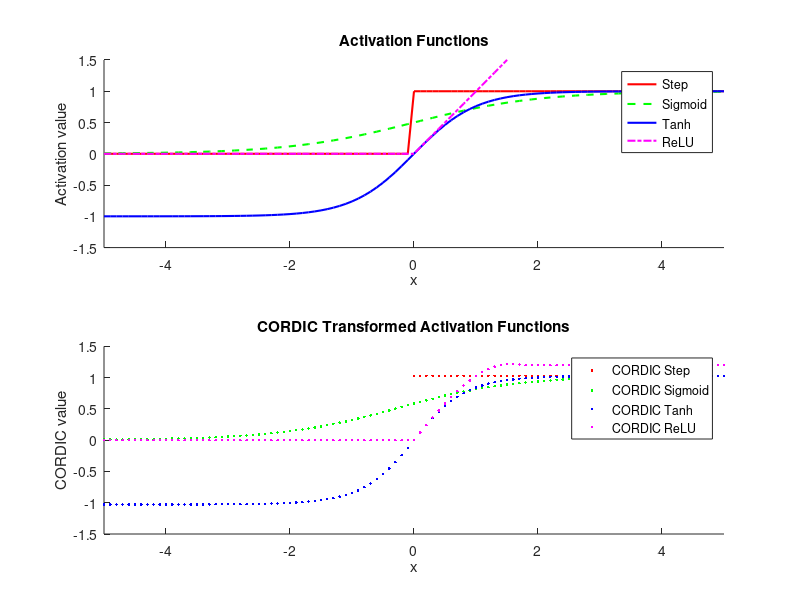

Recreate this plot in MATLAB.
% Define the range of x values
x = -5:0.1:5;

% Define the activation functions
step = double(x >= 0);
sigmoid = 1 ./ (1 + exp(-x));
tanh_func = tanh(x);
relu = max(0, x);

% CORDIC algorithm function
function [cordic_result] = cordic_function(input_values)
    num_iterations = 15; % Number of iterations for CORDIC
    cordic_gain = 0.45;
    for i = 0:num_iterations-1
        cordic_gain = cordic_gain * sqrt(1 + 2^(-2 * i));
    end
    
    % Initialize the result vector
    cordic_result = zeros(size(input_values));
    
    % CORDIC algorithm
    for idx = 1:length(input_values)
        angle = input_values(idx);
        K = 1;
        current_angle = 0;
        X = cordic_gain;
        Y = 0;
        Z = angle;
        
        for i = 0:num_iterations-1
            if Z < 0
                d = -1;
            else
                d = 1;
            end
            
            X_new = X - Y * d * 2^(-i);
            Y = Y + X * d * 2^(-i);
            X = X_new;
            
            Z = Z - d * atan(2^(-i));
        end
        
        cordic_result(idx) = Y;
    end
end

% Apply CORDIC to each activation function
cordic_step = cordic_function(step);
cordic_sigmoid = cordic_function(sigmoid);
cordic_tanh = cordic_function(tanh_func);
cordic_relu = cordic_function(relu);

% Save the results to a text file
fileID = fopen('cordic_activation_functions.txt', 'w');
fprintf(fileID, 'x,cordic_step,cordic_sigmoid,cordic_tanh,cordic_relu\n');
for i = 1:length(x)
    fprintf(fileID, '%.1f,%.4f,%.4f,%.4f,%.4f\n', x(i), cordic_step(i), cordic_sigmoid(i), cordic_tanh(i), cordic_relu(i));
end
fclose(fileID);

% Plot the activation functions
figure;

subplot(2, 1, 1); % Create the first subplot for the activation functions
hold on;
plot(x, step, 'r', 'LineWidth', 1.5); % Step function in red
plot(x, sigmoid, 'g--', 'LineWidth', 1.5); % Sigmoid function in green dashed
plot(x, tanh_func, 'b', 'LineWidth', 1.5); % Tanh function in blue
plot(x, relu, 'm-.', 'LineWidth', 1.5); % ReLU function in magenta dash-dot
xlabel('x');
ylabel('Activation value');
title('Activation Functions');
legend('Step', 'Sigmoid', 'Tanh', 'ReLU');
axis([-5 5 -1.5 1.5]);
hold off;

% Plot the CORDIC-transformed activation functions
subplot(2, 1, 2); % Create the second subplot for the CORDIC-transformed functions
hold on;
plot(x, cordic_step, 'r.', 'LineWidth', 1.5); % CORDIC Step function in red
plot(x, cordic_sigmoid, 'g.', 'LineWidth', 1.5); % CORDIC Sigmoid function in green
plot(x, cordic_tanh, 'b.', 'LineWidth', 1.5); % CORDIC Tanh function in blue
plot(x, cordic_relu, 'm.', 'LineWidth', 1.5); % CORDIC ReLU function in magenta
xlabel('x');
ylabel('CORDIC value');
title('CORDIC Transformed Activation Functions');
legend('CORDIC Step', 'CORDIC Sigmoid', 'CORDIC Tanh', 'CORDIC ReLU');
axis([-5 5 -1.5 1.5]);
hold off;
